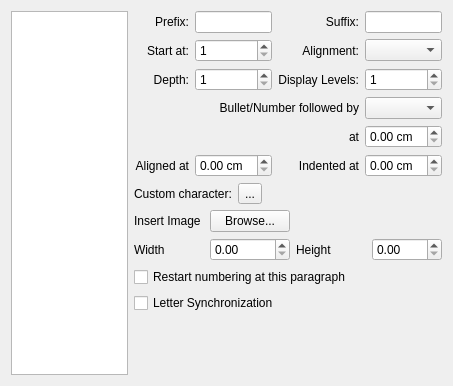
<?xml version="1.0" encoding="UTF-8"?>
<ui version="4.0">
 <class>ParagraphBulletsNumbers</class>
 <widget class="QWidget" name="ParagraphBulletsNumbers">
  <property name="geometry">
   <rect>
    <x>0</x>
    <y>0</y>
    <width>453</width>
    <height>386</height>
   </rect>
  </property>
  <layout class="QGridLayout">
   <item row="0" column="0">
    <widget class="QListWidget" name="listTypes"/>
   </item>
   <item row="0" column="1">
    <widget class="QWidget" name="listPropertiesPane">
     <layout class="QGridLayout">
      <property name="margin">
       <number>0</number>
      </property>
      <item row="0" column="0" colspan="3">
       <layout class="QGridLayout">
        <item row="0" column="3">
         <widget class="QLineEdit" name="suffix"/>
        </item>
        <item row="1" column="0">
         <widget class="QLabel" name="label_2">
          <property name="text">
           <string>Start at:</string>
          </property>
          <property name="alignment">
           <set>Qt::AlignRight|Qt::AlignTrailing|Qt::AlignVCenter</set>
          </property>
          <property name="buddy">
           <cstring>startValue</cstring>
          </property>
         </widget>
        </item>
        <item row="1" column="1">
         <widget class="ListsSpinBox" name="startValue">
          <property name="minimum">
           <number>1</number>
          </property>
          <property name="maximum">
           <number>9999</number>
          </property>
          <property name="value">
           <number>1</number>
          </property>
         </widget>
        </item>
        <item row="1" column="2">
         <widget class="QLabel" name="label_6">
          <property name="text">
           <string>Alignment:</string>
          </property>
          <property name="alignment">
           <set>Qt::AlignRight|Qt::AlignTrailing|Qt::AlignVCenter</set>
          </property>
          <property name="buddy">
           <cstring>alignment</cstring>
          </property>
         </widget>
        </item>
        <item row="0" column="0">
         <widget class="QLabel" name="label">
          <property name="text">
           <string>Prefix:</string>
          </property>
          <property name="alignment">
           <set>Qt::AlignRight|Qt::AlignTrailing|Qt::AlignVCenter</set>
          </property>
          <property name="buddy">
           <cstring>prefix</cstring>
          </property>
         </widget>
        </item>
        <item row="0" column="1">
         <widget class="QLineEdit" name="prefix"/>
        </item>
        <item row="0" column="2">
         <widget class="QLabel" name="label_5">
          <property name="text">
           <string>Suffix:</string>
          </property>
          <property name="alignment">
           <set>Qt::AlignRight|Qt::AlignTrailing|Qt::AlignVCenter</set>
          </property>
          <property name="buddy">
           <cstring>suffix</cstring>
          </property>
         </widget>
        </item>
        <item row="3" column="3">
         <widget class="QComboBox" name="labelFollowedBy"/>
        </item>
        <item row="1" column="3">
         <widget class="QComboBox" name="alignment"/>
        </item>
        <item row="2" column="0">
         <widget class="QLabel" name="label_3">
          <property name="text">
           <string>Depth:</string>
          </property>
          <property name="alignment">
           <set>Qt::AlignRight|Qt::AlignTrailing|Qt::AlignVCenter</set>
          </property>
          <property name="buddy">
           <cstring>depth</cstring>
          </property>
         </widget>
        </item>
        <item row="2" column="1">
         <widget class="QSpinBox" name="depth">
          <property name="minimum">
           <number>1</number>
          </property>
          <property name="maximum">
           <number>10</number>
          </property>
         </widget>
        </item>
        <item row="2" column="2">
         <widget class="QLabel" name="label_7">
          <property name="text">
           <string>Display Levels:</string>
          </property>
          <property name="alignment">
           <set>Qt::AlignRight|Qt::AlignTrailing|Qt::AlignVCenter</set>
          </property>
          <property name="buddy">
           <cstring>levels</cstring>
          </property>
         </widget>
        </item>
        <item row="2" column="3">
         <widget class="QSpinBox" name="levels">
          <property name="minimum">
           <number>1</number>
          </property>
         </widget>
        </item>
        <item row="3" column="0" colspan="3">
         <widget class="QLabel" name="label_8">
          <property name="text">
           <string>Bullet/Number followed by</string>
          </property>
          <property name="alignment">
           <set>Qt::AlignRight|Qt::AlignTrailing|Qt::AlignVCenter</set>
          </property>
         </widget>
        </item>
        <item row="4" column="3">
         <widget class="QDoubleSpinBox" name="doubleSpinBox">
          <property name="suffix">
           <string> cm</string>
          </property>
         </widget>
        </item>
        <item row="4" column="2">
         <widget class="QLabel" name="label_9">
          <property name="text">
           <string>at</string>
          </property>
          <property name="alignment">
           <set>Qt::AlignRight|Qt::AlignTrailing|Qt::AlignVCenter</set>
          </property>
         </widget>
        </item>
        <item row="5" column="1">
         <widget class="QDoubleSpinBox" name="doubleSpinBox_2">
          <property name="suffix">
           <string> cm</string>
          </property>
         </widget>
        </item>
        <item row="5" column="0">
         <widget class="QLabel" name="label_10">
          <property name="text">
           <string>Aligned at</string>
          </property>
          <property name="alignment">
           <set>Qt::AlignRight|Qt::AlignTrailing|Qt::AlignVCenter</set>
          </property>
         </widget>
        </item>
        <item row="5" column="3">
         <widget class="QDoubleSpinBox" name="doubleSpinBox_3">
          <property name="suffix">
           <string> cm</string>
          </property>
         </widget>
        </item>
        <item row="5" column="2">
         <widget class="QLabel" name="label_11">
          <property name="text">
           <string>Indented at</string>
          </property>
          <property name="alignment">
           <set>Qt::AlignRight|Qt::AlignTrailing|Qt::AlignVCenter</set>
          </property>
         </widget>
        </item>
       </layout>
      </item>
      <item row="1" column="0">
       <widget class="QLabel" name="label_4">
        <property name="text">
         <string>Custom character:</string>
        </property>
        <property name="buddy">
         <cstring>customCharacter</cstring>
        </property>
       </widget>
      </item>
      <item row="1" column="1">
       <widget class="QToolButton" name="customCharacter">
        <property name="text">
         <string>...</string>
        </property>
       </widget>
      </item>
      <item row="1" column="2">
       <spacer>
        <property name="orientation">
         <enum>Qt::Horizontal</enum>
        </property>
        <property name="sizeHint" stdset="0">
         <size>
          <width>251</width>
          <height>20</height>
         </size>
        </property>
       </spacer>
      </item>
      <item row="13" column="0" colspan="3">
       <widget class="QCheckBox" name="restartNumbering">
        <property name="text">
         <string>Restart numbering at this paragraph</string>
        </property>
       </widget>
      </item>
      <item row="14" column="0" colspan="3">
       <widget class="QCheckBox" name="letterSynchronization">
        <property name="text">
         <string>Letter Synchronization</string>
        </property>
       </widget>
      </item>
      <item row="3" column="0" colspan="3">
       <layout class="QGridLayout">
        <item row="1" column="0">
         <widget class="QLabel" name="widthLabel">
          <property name="text">
           <string>Width</string>
          </property>
         </widget>
        </item>
        <item row="0" column="0">
         <widget class="QLabel" name="insertImageLabel">
          <property name="text">
           <string>Insert Image</string>
          </property>
         </widget>
        </item>
        <item row="1" column="1">
         <widget class="QDoubleSpinBox" name="imageWidth"/>
        </item>
        <item row="1" column="2">
         <widget class="QLabel" name="heightLabel">
          <property name="text">
           <string>Height</string>
          </property>
         </widget>
        </item>
        <item row="1" column="3">
         <widget class="QDoubleSpinBox" name="imageHeight"/>
        </item>
        <item row="0" column="1">
         <widget class="QPushButton" name="insertImage">
          <property name="text">
           <string>Browse...</string>
          </property>
         </widget>
        </item>
       </layout>
      </item>
      <item row="15" column="0" colspan="3">
       <spacer name="verticalSpacer">
        <property name="orientation">
         <enum>Qt::Vertical</enum>
        </property>
        <property name="sizeHint" stdset="0">
         <size>
          <width>20</width>
          <height>40</height>
         </size>
        </property>
       </spacer>
      </item>
     </layout>
    </widget>
   </item>
  </layout>
 </widget>
 <customwidgets>
  <customwidget>
   <class>ListsSpinBox</class>
   <extends>QSpinBox</extends>
   <header>dialogs/ListsSpinBox.h</header>
  </customwidget>
 </customwidgets>
 <resources/>
 <connections/>
</ui>
